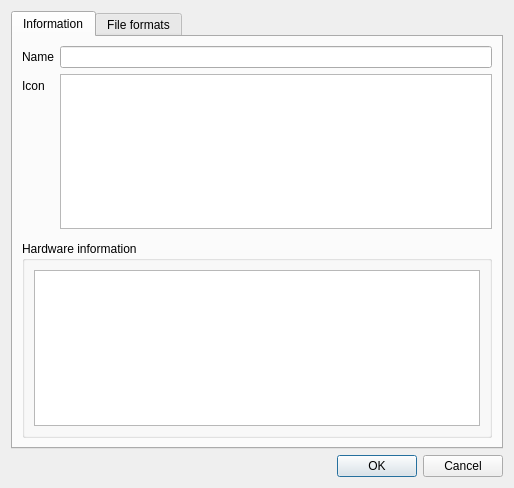
<?xml version="1.0" encoding="UTF-8"?>
<ui version="4.0">
 <class>DeviceProperties</class>
 <widget class="QDialog" name="DeviceProperties">
  <property name="geometry">
   <rect>
    <x>0</x>
    <y>0</y>
    <width>514</width>
    <height>488</height>
   </rect>
  </property>
  <property name="windowTitle">
   <string>Device Properties</string>
  </property>
  <property name="windowIcon">
   <iconset resource="../../data/data.qrc">
    <normaloff>:/icon.png</normaloff>:/icon.png</iconset>
  </property>
  <layout class="QVBoxLayout" name="verticalLayout_5">
   <item>
    <widget class="QTabWidget" name="tabWidget">
     <property name="currentIndex">
      <number>0</number>
     </property>
     <widget class="QWidget" name="tab">
      <attribute name="title">
       <string>Information</string>
      </attribute>
      <layout class="QVBoxLayout" name="verticalLayout_4">
       <item>
        <layout class="QFormLayout" name="formLayout">
         <property name="fieldGrowthPolicy">
          <enum>QFormLayout::AllNonFixedFieldsGrow</enum>
         </property>
         <item row="0" column="0">
          <widget class="QLabel" name="label_2">
           <property name="text">
            <string>Name</string>
           </property>
          </widget>
         </item>
         <item row="0" column="1">
          <widget class="QLineEdit" name="name"/>
         </item>
         <item row="1" column="0">
          <widget class="QLabel" name="label">
           <property name="text">
            <string>Icon</string>
           </property>
          </widget>
         </item>
         <item row="1" column="1">
          <widget class="QListWidget" name="icon">
           <property name="verticalScrollBarPolicy">
            <enum>Qt::ScrollBarAlwaysOff</enum>
           </property>
           <property name="iconSize">
            <size>
             <width>48</width>
             <height>48</height>
            </size>
           </property>
           <property name="movement">
            <enum>QListView::Static</enum>
           </property>
           <property name="flow">
            <enum>QListView::LeftToRight</enum>
           </property>
           <property name="isWrapping" stdset="0">
            <bool>false</bool>
           </property>
           <property name="spacing">
            <number>5</number>
           </property>
           <property name="viewMode">
            <enum>QListView::IconMode</enum>
           </property>
           <property name="uniformItemSizes">
            <bool>true</bool>
           </property>
          </widget>
         </item>
         <item row="2" column="0" colspan="2">
          <widget class="FreeSpaceBar" name="free_space_bar" native="true"/>
         </item>
        </layout>
       </item>
       <item>
        <widget class="QGroupBox" name="groupBox">
         <property name="title">
          <string>Hardware information</string>
         </property>
         <layout class="QVBoxLayout" name="verticalLayout_2">
          <item>
           <widget class="QStackedWidget" name="hardware_info_stack">
            <property name="currentIndex">
             <number>1</number>
            </property>
            <widget class="QWidget" name="hardware_info_not_connected_page">
             <layout class="QVBoxLayout" name="verticalLayout">
              <property name="spacing">
               <number>0</number>
              </property>
              <property name="margin">
               <number>0</number>
              </property>
              <item>
               <widget class="QLabel" name="label_6">
                <property name="text">
                 <string>Hardware information is only available while the device is connected.</string>
                </property>
                <property name="alignment">
                 <set>Qt::AlignLeading|Qt::AlignLeft|Qt::AlignTop</set>
                </property>
                <property name="wordWrap">
                 <bool>true</bool>
                </property>
               </widget>
              </item>
             </layout>
            </widget>
            <widget class="QWidget" name="hardware_info_page">
             <layout class="QVBoxLayout" name="verticalLayout_3">
              <property name="spacing">
               <number>0</number>
              </property>
              <property name="margin">
               <number>0</number>
              </property>
              <item>
               <widget class="QTableWidget" name="hardware_info">
                <property name="editTriggers">
                 <set>QAbstractItemView::NoEditTriggers</set>
                </property>
                <property name="selectionMode">
                 <enum>QAbstractItemView::NoSelection</enum>
                </property>
                <property name="cornerButtonEnabled">
                 <bool>false</bool>
                </property>
                <property name="columnCount">
                 <number>2</number>
                </property>
                <attribute name="horizontalHeaderVisible">
                 <bool>false</bool>
                </attribute>
                <attribute name="horizontalHeaderStretchLastSection">
                 <bool>true</bool>
                </attribute>
                <attribute name="verticalHeaderVisible">
                 <bool>false</bool>
                </attribute>
                <column/>
                <column/>
               </widget>
              </item>
             </layout>
            </widget>
           </widget>
          </item>
         </layout>
        </widget>
       </item>
      </layout>
     </widget>
     <widget class="QWidget" name="tab_2">
      <attribute name="title">
       <string>File formats</string>
      </attribute>
      <layout class="QVBoxLayout" name="verticalLayout_9">
       <item>
        <widget class="QStackedWidget" name="formats_stack">
         <property name="currentIndex">
          <number>0</number>
         </property>
         <widget class="QWidget" name="formats_page">
          <layout class="QVBoxLayout" name="verticalLayout_7">
           <property name="margin">
            <number>0</number>
           </property>
           <item>
            <widget class="QGroupBox" name="supported_formats_container">
             <property name="title">
              <string>Supported formats</string>
             </property>
             <layout class="QVBoxLayout" name="verticalLayout_6">
              <item>
               <widget class="QLabel" name="label_5">
                <property name="text">
                 <string>This device supports the following file formats:</string>
                </property>
               </widget>
              </item>
              <item>
               <widget class="QListWidget" name="supported_formats">
                <property name="selectionMode">
                 <enum>QAbstractItemView::NoSelection</enum>
                </property>
               </widget>
              </item>
             </layout>
            </widget>
           </item>
           <item>
            <widget class="QLabel" name="label_3">
             <property name="text">
              <string>Clementine can automatically convert the music you copy to this device into a format that it can play.</string>
             </property>
             <property name="wordWrap">
              <bool>true</bool>
             </property>
            </widget>
           </item>
           <item>
            <widget class="QRadioButton" name="transcode_off">
             <property name="text">
              <string>Do not convert any music</string>
             </property>
            </widget>
           </item>
           <item>
            <widget class="QRadioButton" name="transcode_unsupported">
             <property name="text">
              <string>Convert any music that the device can't play</string>
             </property>
             <property name="checked">
              <bool>true</bool>
             </property>
            </widget>
           </item>
           <item>
            <widget class="QRadioButton" name="transcode_all">
             <property name="text">
              <string>Convert all music</string>
             </property>
            </widget>
           </item>
           <item>
            <layout class="QHBoxLayout" name="horizontalLayout">
             <item>
              <widget class="QLabel" name="label_4">
               <property name="text">
                <string>Preferred format</string>
               </property>
              </widget>
             </item>
             <item>
              <widget class="QComboBox" name="transcode_format">
               <property name="sizePolicy">
                <sizepolicy hsizetype="Expanding" vsizetype="Fixed">
                 <horstretch>0</horstretch>
                 <verstretch>0</verstretch>
                </sizepolicy>
               </property>
              </widget>
             </item>
            </layout>
           </item>
           <item>
            <spacer name="verticalSpacer">
             <property name="orientation">
              <enum>Qt::Vertical</enum>
             </property>
             <property name="sizeHint" stdset="0">
              <size>
               <width>20</width>
               <height>183</height>
              </size>
             </property>
            </spacer>
           </item>
          </layout>
         </widget>
         <widget class="QWidget" name="formats_page_not_connected">
          <layout class="QVBoxLayout" name="verticalLayout_8">
           <property name="margin">
            <number>0</number>
           </property>
           <item>
            <widget class="QLabel" name="label_7">
             <property name="text">
              <string>This device must be connected and opened before Clementine can see what file formats it supports.</string>
             </property>
             <property name="wordWrap">
              <bool>true</bool>
             </property>
            </widget>
           </item>
           <item>
            <layout class="QHBoxLayout" name="horizontalLayout_2">
             <item>
              <widget class="QPushButton" name="open_device">
               <property name="text">
                <string>Open device</string>
               </property>
              </widget>
             </item>
             <item>
              <spacer name="horizontalSpacer">
               <property name="orientation">
                <enum>Qt::Horizontal</enum>
               </property>
               <property name="sizeHint" stdset="0">
                <size>
                 <width>40</width>
                 <height>20</height>
                </size>
               </property>
              </spacer>
             </item>
            </layout>
           </item>
           <item>
            <spacer name="verticalSpacer_2">
             <property name="orientation">
              <enum>Qt::Vertical</enum>
             </property>
             <property name="sizeHint" stdset="0">
              <size>
               <width>20</width>
               <height>309</height>
              </size>
             </property>
            </spacer>
           </item>
          </layout>
         </widget>
         <widget class="QWidget" name="formats_page_loading">
          <layout class="QVBoxLayout" name="verticalLayout_10">
           <property name="margin">
            <number>0</number>
           </property>
           <item>
            <layout class="QHBoxLayout" name="horizontalLayout_3">
             <item>
              <widget class="BusyIndicator" name="label_8"/>
             </item>
             <item>
              <widget class="QLabel" name="label_9">
               <property name="sizePolicy">
                <sizepolicy hsizetype="Expanding" vsizetype="Preferred">
                 <horstretch>0</horstretch>
                 <verstretch>0</verstretch>
                </sizepolicy>
               </property>
               <property name="text">
                <string>Querying device...</string>
               </property>
              </widget>
             </item>
            </layout>
           </item>
           <item>
            <spacer name="verticalSpacer_3">
             <property name="orientation">
              <enum>Qt::Vertical</enum>
             </property>
             <property name="sizeHint" stdset="0">
              <size>
               <width>20</width>
               <height>358</height>
              </size>
             </property>
            </spacer>
           </item>
          </layout>
         </widget>
        </widget>
       </item>
      </layout>
     </widget>
    </widget>
   </item>
   <item>
    <widget class="QDialogButtonBox" name="buttonBox">
     <property name="orientation">
      <enum>Qt::Horizontal</enum>
     </property>
     <property name="standardButtons">
      <set>QDialogButtonBox::Cancel|QDialogButtonBox::Ok</set>
     </property>
    </widget>
   </item>
  </layout>
 </widget>
 <customwidgets>
  <customwidget>
   <class>FreeSpaceBar</class>
   <extends>QWidget</extends>
   <header>widgets/freespacebar.h</header>
   <container>1</container>
  </customwidget>
  <customwidget>
   <class>BusyIndicator</class>
   <extends>QLabel</extends>
   <header>widgets/busyindicator.h</header>
  </customwidget>
 </customwidgets>
 <tabstops>
  <tabstop>name</tabstop>
  <tabstop>icon</tabstop>
  <tabstop>hardware_info</tabstop>
  <tabstop>tabWidget</tabstop>
  <tabstop>supported_formats</tabstop>
  <tabstop>transcode_format</tabstop>
  <tabstop>buttonBox</tabstop>
 </tabstops>
 <resources>
  <include location="../../data/data.qrc"/>
 </resources>
 <connections>
  <connection>
   <sender>buttonBox</sender>
   <signal>accepted()</signal>
   <receiver>DeviceProperties</receiver>
   <slot>accept()</slot>
   <hints>
    <hint type="sourcelabel">
     <x>248</x>
     <y>254</y>
    </hint>
    <hint type="destinationlabel">
     <x>157</x>
     <y>274</y>
    </hint>
   </hints>
  </connection>
  <connection>
   <sender>buttonBox</sender>
   <signal>rejected()</signal>
   <receiver>DeviceProperties</receiver>
   <slot>reject()</slot>
   <hints>
    <hint type="sourcelabel">
     <x>316</x>
     <y>260</y>
    </hint>
    <hint type="destinationlabel">
     <x>286</x>
     <y>274</y>
    </hint>
   </hints>
  </connection>
 </connections>
</ui>
